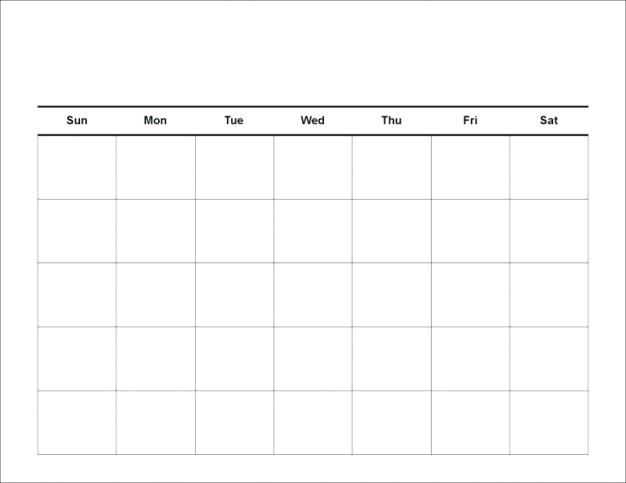
#> input picture data2/calendar.jpg, 626 x 483 px
$ python 40_lineDetection.py
#> lines starting #> are read from the running program, lines starting #| are printed output that depends on the picture; after the words box and inside, x2 and y2 are one past the last pixel; in counts of white or black regions, pixels touching at a corner belong together
import cv2
import numpy as np

# [23 lines of commented-out code are left out]

image_c = cv2.imread('data2/calendar.jpg')
#> image_c is the input picture: shape (483, 626, 3); mean B, G, R 251.1, 251.1, 251
image_g = cv2.cvtColor(image_c, cv2.COLOR_BGR2GRAY)

image_Canny = cv2.Canny(image_g, 50, 200, apertureSize=3)
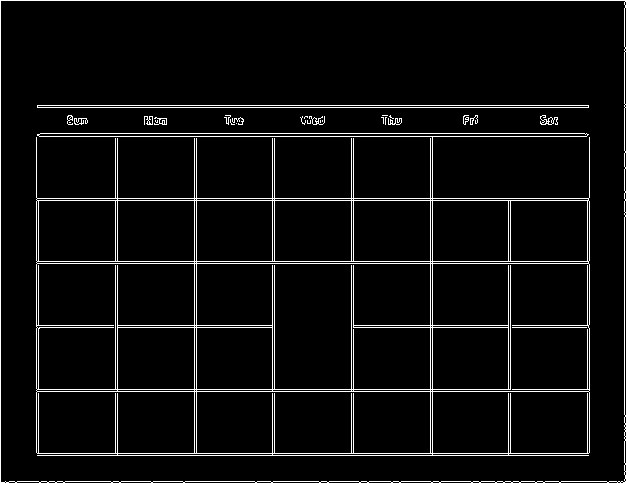
#> image_Canny: shape (483, 626); 5% white in thin lines or dots
cv2.imshow('Canny', image_Canny)

lines = cv2.HoughLines(image_Canny, 1, np.pi / 180, 250)
#> lines = 34 rows, first 8: [0, 1.57], [481, 1.57], [105, 1.57], [107, 1.57], [198, 1.57], [200, 1.57], [261, 1.57], [263, 1.57]

for i in range(len(lines)):
    for rho, theta in lines[i]:
        a = np.cos(theta)
        b = np.sin(theta)
        x0 = a*rho
        y0 = b*rho
        x1 = int(x0 + 1000*(-b))
        y1 = int(y0+1000*(a))
        x2 = int(x0 - 1000*(-b))
        y2 = int(y0 -1000*(a))

        cv2.line(image_c,(x1,y1),(x2,y2),(0,0,255),2)
#> this loop made 34 passes
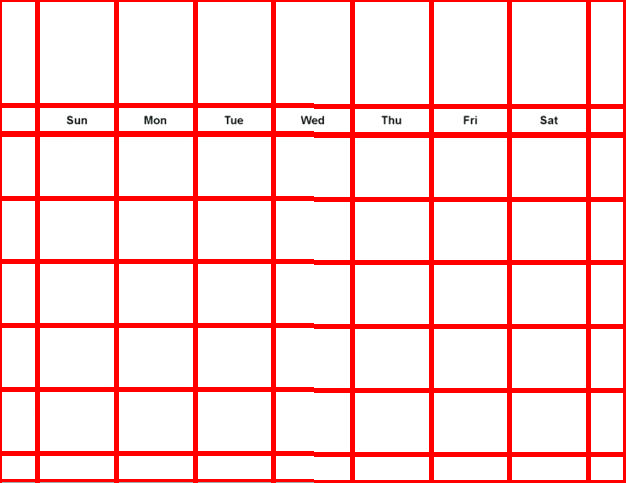
#> image_c: shape (483, 626, 3); 15.07% of pixels changed, all inside (x1, y1, x2, y2) = (0, 0, 626, 483)
cv2.imshow('Hough Canny', image_c)


cv2.waitKey()
cv2.destroyAllWindows()
